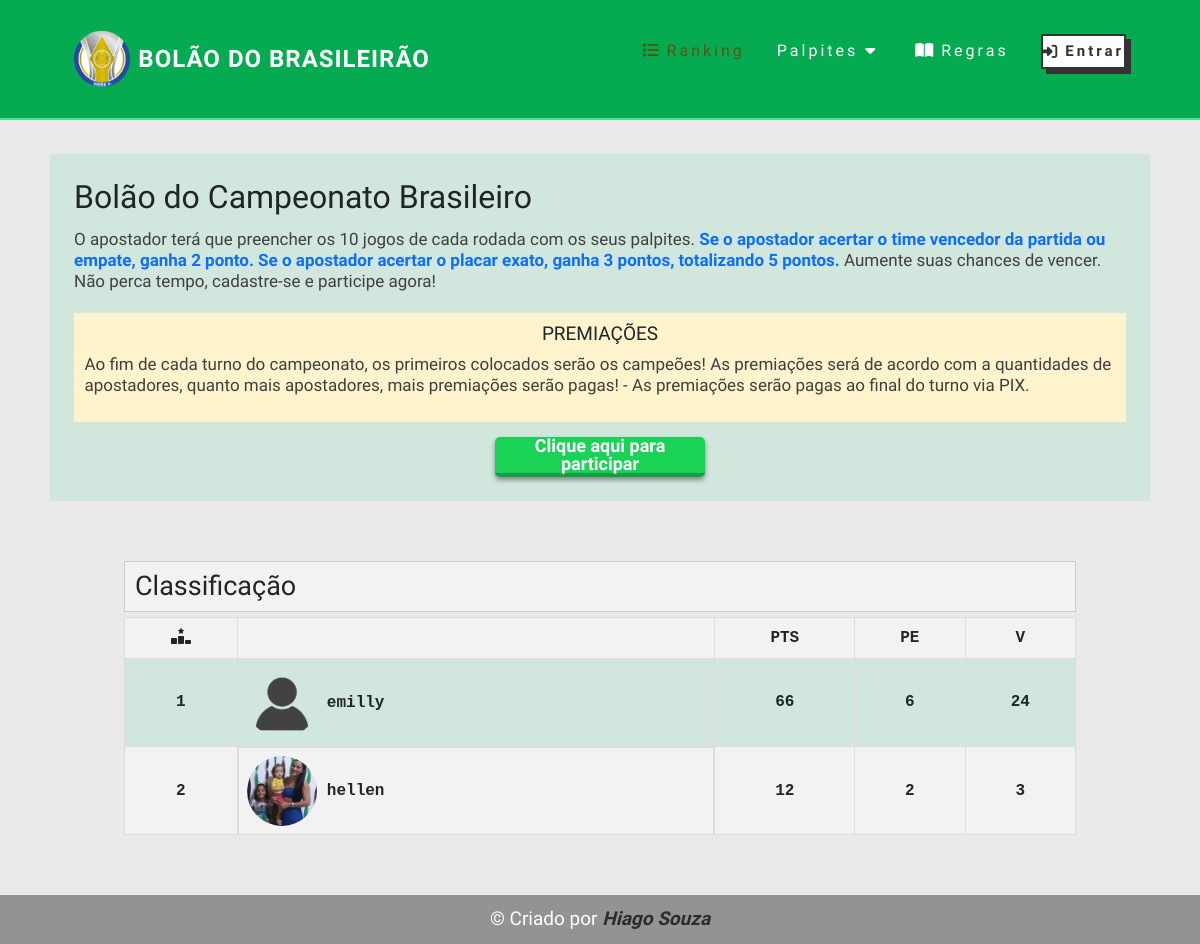
The app's page /, older data.
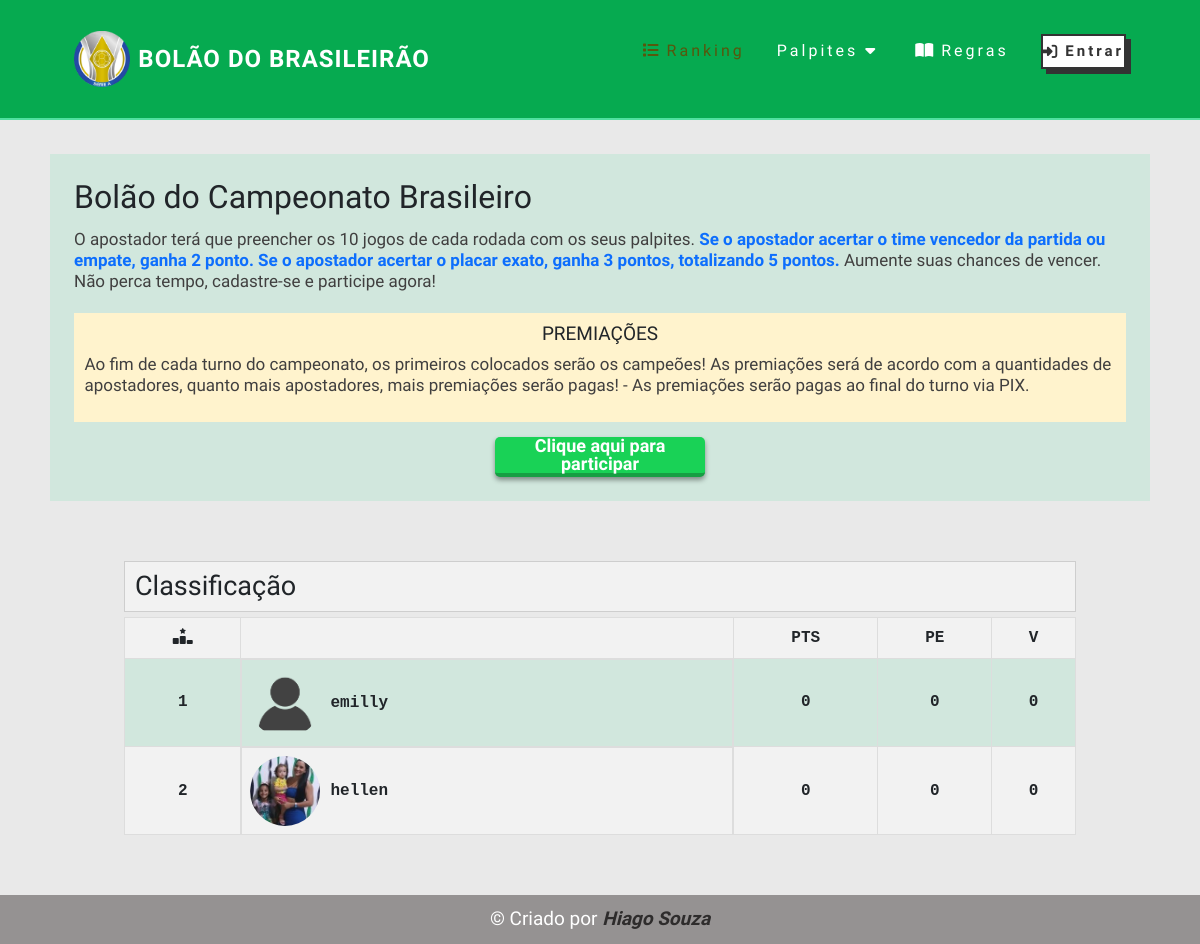
The same page, newer data.
### bolao/models.py (models this page shows, shortened)
class Classificacao(models.Model):
    usuario = models.OneToOneField(Usuario, null=True, blank=True, on_delete=models.CASCADE)
    pontos = models.IntegerField(default=0)
    placar_exato = models.IntegerField(default=0)
    vitorias = models.IntegerField(default=0)
    empates = models.IntegerField(default=0)

class Usuario(models.Model):
    nome = models.CharField(max_length=200, null=True, blank=True)
    usuario = models.OneToOneField(User, null=True, blank=True, on_delete=models.CASCADE)
    email = models.CharField(max_length=200, null=True, blank=True, unique=True)
    whatsapp = models.CharField(max_length=200, null=True, blank=True, unique=True)
    pagamento = models.BooleanField(default=False)
    imagem = models.ImageField(upload_to='imagens', default='imagens/perfil-null.png')

### bolao/views.py (the view)
# urls.py: path('', homepage, name='homepage'),
def homepage(request):
    if request.user.is_authenticated:
        user = request.user
        usuarios = Classificacao.objects.filter(usuario__pagamento=True).order_by('-pontos', '-placar_exato', '-vitorias', '-empates')
        thread = threading.Thread(target=calcular_pontuacao(user))
        thread.start()
        context = {'usuarios':usuarios}
        return render(request, 'index.html',context)
    else:
        user = request.user
        usuarios = Classificacao.objects.filter(usuario__pagamento=True).order_by('-pontos', '-placar_exato', '-vitorias', '-empates')
        context = {'usuarios':usuarios}
        return render(request, 'index.html',context)

### bolao/templates/index.html (shortened to what this page needs)
{% extends 'auxiliar/base.html' %} {% load static %} {% block title %} Bolão | Ranking {% endblock%} {% block body %}
<section class="informacao">
    <div class="container__info">
        <h2 class="title">Bolão do Campeonato Brasileiro</h2>
        <p>O apostador terá que preencher os 10 jogos de cada rodada
            com os seus palpites.<b class="text-primary">
                Se o apostador acertar o time vencedor da partida ou empate, ganha
                2 ponto. Se o apostador acertar o placar exato, ganha 3
                pontos, totalizando 5 pontos.</b>
            Aumente suas chances de vencer. Não perca tempo, cadastre-se e
            participe agora!</p>
        <div class="premiacoes">
            <h4>PREMIAÇÕES</h4>
            <p>
                Ao fim de cada turno do campeonato, os primeiros colocados serão os campeões!
                As premiações será de acordo com a quantidades de apostadores, quanto mais apostadores, mais
                premiações serão pagas!
                - As premiações serão pagas ao final do turno via PIX.
            </p>
        </div>
        <div class="inscricao">
            <button onclick="return sendToWhatSapp('{{request.user}}')">Clique aqui para participar</button>
        </div>
    </div>
</section>
<section class="container">
    <h2>Classificação</h2>
    <div class="tabela">
        <table>
            <thead>
                <tr>
                    <th><i class="fa-solid fa-ranking-star"></i></th>
                    <th></th>
                    <th>PTS</th>
                    <th>PE</th>
                    <th>V</th>
                </tr>
            </thead>
            <tbody>
                {% for usuario in usuarios %}
                <tr>
                    <td>{{ forloop.counter }}</td>
                    <td class="usuario">
                        <img src="{{ usuario.usuario.imagem.url }}" alt="{{ usuario.usuario.nome }}" class="escudo">
                        {{ usuario.usuario.nome}}
                    </td>
                    <td>{{ usuario.pontos }}</td>
                    <td>{{ usuario.placar_exato }}</td>
                    <td>{{ usuario.vitorias }}</td>
                </tr>
                {% endfor %}
            </tbody>
        </table>
    </div>
</section>
{% endblock %}

Row changes from the older to the newer data that the page shows:
changed Classificacao "emilly": pontos "66" → "0"; placar_exato "6" → "0"; vitorias "24" → "0"
changed Classificacao "hellen": pontos "12" → "0"; placar_exato "2" → "0"; vitorias "3" → "0"
